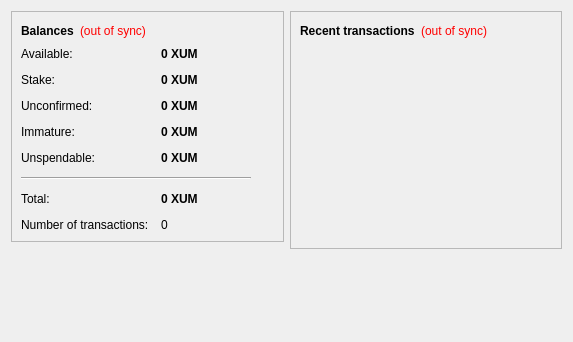
<?xml version="1.0" encoding="UTF-8"?>
<ui version="4.0">
 <class>OverviewPage</class>
 <widget class="QWidget" name="OverviewPage">
  <property name="geometry">
   <rect>
    <x>0</x>
    <y>0</y>
    <width>573</width>
    <height>342</height>
   </rect>
  </property>
  <property name="windowTitle">
   <string>Form</string>
  </property>
  <layout class="QHBoxLayout" name="horizontalLayout" stretch="1,1">
   <item>
    <layout class="QVBoxLayout" name="verticalLayout_2">
     <item>
      <widget class="QFrame" name="frame">
       <property name="frameShape">
        <enum>QFrame::StyledPanel</enum>
       </property>
       <property name="frameShadow">
        <enum>QFrame::Raised</enum>
       </property>
       <layout class="QVBoxLayout" name="verticalLayout_4">
        <item>
         <layout class="QHBoxLayout" name="horizontalLayout_4">
          <item>
           <widget class="QLabel" name="label_5">
            <property name="font">
             <font>
              <weight>75</weight>
              <bold>true</bold>
             </font>
            </property>
            <property name="text">
             <string>Balances</string>
            </property>
           </widget>
          </item>
          <item>
           <widget class="QLabel" name="labelWalletStatus">
            <property name="toolTip">
             <string>The displayed information may be out of date. Your wallet automatically synchronizes with the LuminosityCoin network after a connection is established, but this process has not completed yet.</string>
            </property>
            <property name="styleSheet">
             <string notr="true">QLabel { color: red; }</string>
            </property>
            <property name="text">
             <string notr="true">(out of sync)</string>
            </property>
            <property name="alignment">
             <set>Qt::AlignLeading|Qt::AlignLeft|Qt::AlignVCenter</set>
            </property>
           </widget>
          </item>
          <item>
           <spacer name="horizontalSpacer_2">
            <property name="orientation">
             <enum>Qt::Horizontal</enum>
            </property>
            <property name="sizeHint" stdset="0">
             <size>
              <width>40</width>
              <height>20</height>
             </size>
            </property>
           </spacer>
          </item>
         </layout>
        </item>
        <item>
         <layout class="QFormLayout" name="formLayout_2">
          <property name="fieldGrowthPolicy">
           <enum>QFormLayout::AllNonFixedFieldsGrow</enum>
          </property>
          <property name="horizontalSpacing">
           <number>12</number>
          </property>
          <property name="verticalSpacing">
           <number>12</number>
          </property>
          <item row="0" column="0">
           <widget class="QLabel" name="labelAvailableText">
            <property name="toolTip">
             <string>Your current available balance</string>
            </property>
            <property name="text">
             <string>Available:</string>
            </property>
           </widget>
          </item>
          <item row="0" column="1">
           <widget class="QLabel" name="labelAvailable">
            <property name="font">
             <font>
              <weight>75</weight>
              <bold>true</bold>
             </font>
            </property>
            <property name="cursor">
             <cursorShape>IBeamCursor</cursorShape>
            </property>
            <property name="toolTip">
             <string>Your current available balance</string>
            </property>
            <property name="text">
             <string notr="true">0 XUM</string>
            </property>
            <property name="alignment">
             <set>Qt::AlignLeading|Qt::AlignLeft|Qt::AlignVCenter</set>
            </property>
            <property name="textInteractionFlags">
             <set>Qt::LinksAccessibleByMouse|Qt::TextSelectableByKeyboard|Qt::TextSelectableByMouse</set>
            </property>
           </widget>
          </item>
          <item row="1" column="0">
           <widget class="QLabel" name="label_6">
            <property name="toolTip">
             <string>Total of coins that was staked, and do not yet count toward the current balance</string>
            </property>
            <property name="text">
             <string>Stake:</string>
            </property>
           </widget>
          </item>
          <item row="1" column="1">
           <widget class="QLabel" name="labelStake">
            <property name="font">
             <font>
              <weight>75</weight>
              <bold>true</bold>
             </font>
            </property>
            <property name="cursor">
             <cursorShape>IBeamCursor</cursorShape>
            </property>
            <property name="toolTip">
             <string>Total of coins that was staked, and do not yet count toward the current balance</string>
            </property>
            <property name="text">
             <string notr="true">0 XUM</string>
            </property>
            <property name="alignment">
             <set>Qt::AlignLeading|Qt::AlignLeft|Qt::AlignVCenter</set>
            </property>
            <property name="textInteractionFlags">
             <set>Qt::LinksAccessibleByMouse|Qt::TextSelectableByKeyboard|Qt::TextSelectableByMouse</set>
            </property>
           </widget>
          </item>
          <item row="2" column="0">
           <widget class="QLabel" name="label_3">
            <property name="toolTip">
             <string>Total of transactions that have yet to be confirmed, and do not yet count toward the current balance</string>
            </property>
            <property name="text">
             <string>Unconfirmed:</string>
            </property>
           </widget>
          </item>
          <item row="2" column="1">
           <widget class="QLabel" name="labelUnconfirmed">
            <property name="font">
             <font>
              <weight>75</weight>
              <bold>true</bold>
             </font>
            </property>
            <property name="cursor">
             <cursorShape>IBeamCursor</cursorShape>
            </property>
            <property name="toolTip">
             <string>Total of transactions that have yet to be confirmed, and do not yet count toward the current balance</string>
            </property>
            <property name="text">
             <string notr="true">0 XUM</string>
            </property>
            <property name="alignment">
             <set>Qt::AlignLeading|Qt::AlignLeft|Qt::AlignVCenter</set>
            </property>
            <property name="textInteractionFlags">
             <set>Qt::LinksAccessibleByMouse|Qt::TextSelectableByKeyboard|Qt::TextSelectableByMouse</set>
            </property>
           </widget>
          </item>
          <item row="3" column="0">
           <widget class="QLabel" name="labelImmatureText">
            <property name="toolTip">
             <string>Mined balance that has not yet matured</string>
            </property>
            <property name="text">
             <string>Immature:</string>
            </property>
           </widget>
          </item>
          <item row="3" column="1">
           <widget class="QLabel" name="labelImmature">
            <property name="font">
             <font>
              <weight>75</weight>
              <bold>true</bold>
             </font>
            </property>
            <property name="toolTip">
             <string>Mined balance that has not yet matured</string>
            </property>
            <property name="text">
             <string notr="true">0 XUM</string>
            </property>
            <property name="alignment">
             <set>Qt::AlignLeading|Qt::AlignLeft|Qt::AlignVCenter</set>
            </property>
            <property name="textInteractionFlags">
             <set>Qt::LinksAccessibleByMouse|Qt::TextSelectableByKeyboard|Qt::TextSelectableByMouse</set>
            </property>
           </widget>
          </item>
          <item row="4" column="0">
           <widget class="QLabel" name="labelBalanceWatchOnlyText">
            <property name="toolTip">
             <string>Your unspendable balance</string>
            </property>
            <property name="text">
             <string>Unspendable:</string>
            </property>
           </widget>
          </item>
          <item row="4" column="1">
           <widget class="QLabel" name="labelBalanceWatchOnly">
            <property name="font">
             <font>
              <weight>75</weight>
              <bold>true</bold>
             </font>
            </property>
            <property name="cursor">
             <cursorShape>IBeamCursor</cursorShape>
            </property>
            <property name="toolTip">
             <string>Your unspendable balance</string>
            </property>
            <property name="text">
             <string notr="true">0 XUM</string>
            </property>
            <property name="alignment">
             <set>Qt::AlignLeading|Qt::AlignLeft|Qt::AlignVCenter</set>
            </property>
            <property name="textInteractionFlags">
             <set>Qt::LinksAccessibleByMouse|Qt::TextSelectableByKeyboard|Qt::TextSelectableByMouse</set>
            </property>
           </widget>
          </item>
          <item row="5" column="0" colspan="2">
           <widget class="Line" name="line">
            <property name="maximumSize">
             <size>
              <width>230</width>
              <height>16777215</height>
             </size>
            </property>
            <property name="orientation">
             <enum>Qt::Horizontal</enum>
            </property>
           </widget>
          </item>
          <item row="6" column="0">
           <widget class="QLabel" name="labelTotalText">
            <property name="toolTip">
             <string>Your current total balance</string>
            </property>
            <property name="text">
             <string>Total:</string>
            </property>
           </widget>
          </item>
          <item row="6" column="1">
           <widget class="QLabel" name="labelTotal">
            <property name="font">
             <font>
              <weight>75</weight>
              <bold>true</bold>
             </font>
            </property>
            <property name="toolTip">
             <string>Your current total balance</string>
            </property>
            <property name="text">
             <string notr="true">0 XUM</string>
            </property>
            <property name="alignment">
             <set>Qt::AlignLeading|Qt::AlignLeft|Qt::AlignVCenter</set>
            </property>
            <property name="textInteractionFlags">
             <set>Qt::LinksAccessibleByMouse|Qt::TextSelectableByKeyboard|Qt::TextSelectableByMouse</set>
            </property>
           </widget>
          </item>
          <item row="7" column="0">
           <widget class="QLabel" name="label_2">
            <property name="toolTip">
             <string>Total number of transactions in wallet</string>
            </property>
            <property name="text">
             <string>Number of transactions:</string>
            </property>
           </widget>
          </item>
          <item row="7" column="1">
           <widget class="QLabel" name="labelNumTransactions">
            <property name="toolTip">
             <string>Total number of transactions in wallet</string>
            </property>
            <property name="text">
             <string notr="true">0</string>
            </property>
           </widget>
          </item>
         </layout>
        </item>
       </layout>
      </widget>
     </item>
     <item>
      <spacer name="verticalSpacer">
       <property name="orientation">
        <enum>Qt::Vertical</enum>
       </property>
       <property name="sizeHint" stdset="0">
        <size>
         <width>20</width>
         <height>40</height>
        </size>
       </property>
      </spacer>
     </item>
    </layout>
   </item>
   <item>
    <layout class="QVBoxLayout" name="verticalLayout_3">
     <item>
      <widget class="QFrame" name="frame_2">
       <property name="frameShape">
        <enum>QFrame::StyledPanel</enum>
       </property>
       <property name="frameShadow">
        <enum>QFrame::Raised</enum>
       </property>
       <layout class="QVBoxLayout" name="verticalLayout">
        <item>
         <layout class="QHBoxLayout" name="horizontalLayout_2">
          <item>
           <widget class="QLabel" name="label_4">
            <property name="text">
             <string>&lt;b&gt;Recent transactions&lt;/b&gt;</string>
            </property>
           </widget>
          </item>
          <item>
           <widget class="QLabel" name="labelTransactionsStatus">
            <property name="toolTip">
             <string>The displayed information may be out of date. Your wallet automatically synchronizes with the LuminosityCoin network after a connection is established, but this process has not completed yet.</string>
            </property>
            <property name="styleSheet">
             <string notr="true">QLabel { color: red; }</string>
            </property>
            <property name="text">
             <string notr="true">(out of sync)</string>
            </property>
            <property name="alignment">
             <set>Qt::AlignRight|Qt::AlignTrailing|Qt::AlignVCenter</set>
            </property>
           </widget>
          </item>
          <item>
           <spacer name="horizontalSpacer">
            <property name="orientation">
             <enum>Qt::Horizontal</enum>
            </property>
            <property name="sizeHint" stdset="0">
             <size>
              <width>40</width>
              <height>20</height>
             </size>
            </property>
           </spacer>
          </item>
         </layout>
        </item>
        <item>
         <widget class="QListView" name="listTransactions">
          <property name="styleSheet">
           <string notr="true">QListView { background: transparent; }</string>
          </property>
          <property name="frameShape">
           <enum>QFrame::NoFrame</enum>
          </property>
          <property name="verticalScrollBarPolicy">
           <enum>Qt::ScrollBarAlwaysOff</enum>
          </property>
          <property name="horizontalScrollBarPolicy">
           <enum>Qt::ScrollBarAlwaysOff</enum>
          </property>
          <property name="selectionMode">
           <enum>QAbstractItemView::NoSelection</enum>
          </property>
         </widget>
        </item>
       </layout>
      </widget>
     </item>
     <item>
      <spacer name="verticalSpacer_2">
       <property name="orientation">
        <enum>Qt::Vertical</enum>
       </property>
       <property name="sizeHint" stdset="0">
        <size>
         <width>20</width>
         <height>40</height>
        </size>
       </property>
      </spacer>
     </item>
    </layout>
   </item>
  </layout>
 </widget>
 <resources/>
 <connections/>
</ui>
